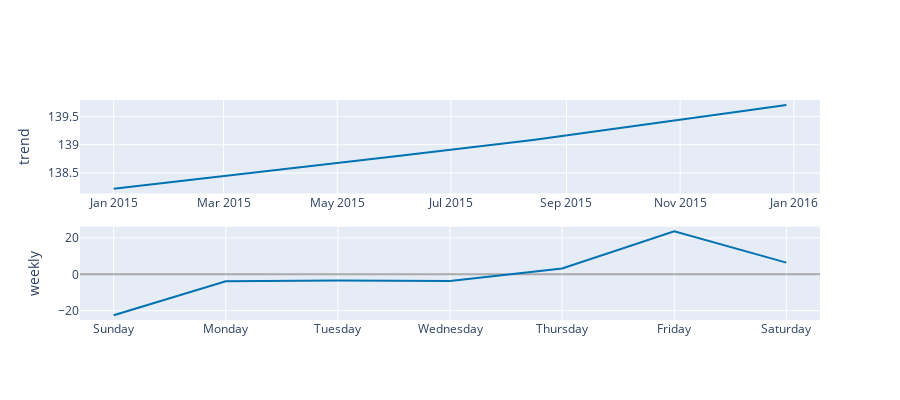

The notebook cell saved with this chart:
### Code cell
plot_components_plotly(prophet_model, prophet_pred)

### Figure 1 — Plotly figure (JSON) as saved in the notebook; plotly's stock layout.template omitted (floating-point values rounded to 4 significant figures; data arrays with more than 128 entries replaced by an {"elided": "..."} marker saying what was removed)
{"data": [{"line": {"color": "#0072B2", "width": 2}, "mode": "lines", "name": "trend", "type": "scatter", "x": {"elided": "358 str values"}, "xaxis": "x", "y": {"elided": "358 float values"}, "yaxis": "y"}, {"line": {"color": "rgba(0, 114, 178, 0.2)", "width": 0}, "mode": "lines", "name": "trend_upper", "type": "scatter", "x": {"elided": "358 str values"}, "xaxis": "x", "y": {"elided": "358 float values"}, "yaxis": "y"}, {"fill": "tonexty", "fillcolor": "rgba(0, 114, 178, 0.2)", "line": {"color": "rgba(0, 114, 178, 0.2)", "width": 0}, "mode": "lines", "name": "trend_lower", "type": "scatter", "x": {"elided": "358 str values"}, "xaxis": "x", "y": {"elided": "358 float values"}, "yaxis": "y"}, {"line": {"color": "#0072B2", "width": 2}, "mode": "lines", "name": "weekly", "type": "scatter", "x": ["2017-01-01T00:00:00", "2017-01-02T00:00:00", "2017-01-03T00:00:00", "2017-01-04T00:00:00", "2017-01-05T00:00:00", "2017-01-06T00:00:00", "2017-01-07T00:00:00"], "xaxis": "x2", "y": [-22.54, -3.757, -3.378, -3.699, 3.201, 23.73, 6.441], "yaxis": "y2"}], "layout": {"height": 400, "showlegend": false, "width": 900, "xaxis": {"anchor": "y", "domain": [0, 1], "range": ["2014-12-13T22:48:00", "2016-01-15T01:12:00"], "type": "date"}, "xaxis2": {"anchor": "y2", "domain": [0, 1], "range": ["2016-12-31T16:48:00", "2017-01-07T07:12:00"], "tickformat": "%A", "type": "date"}, "yaxis": {"anchor": "x", "autorange": true, "domain": [0.575, 1], "range": [138.1, 139.8], "rangemode": "normal", "title": {"text": "trend"}, "type": "linear", "zerolinecolor": "#AAA"}, "yaxis2": {"anchor": "x2", "autorange": true, "domain": [0, 0.425], "range": [-25.11, 26.3], "title": {"text": "weekly"}, "type": "linear", "zerolinecolor": "#AAA"}}}
